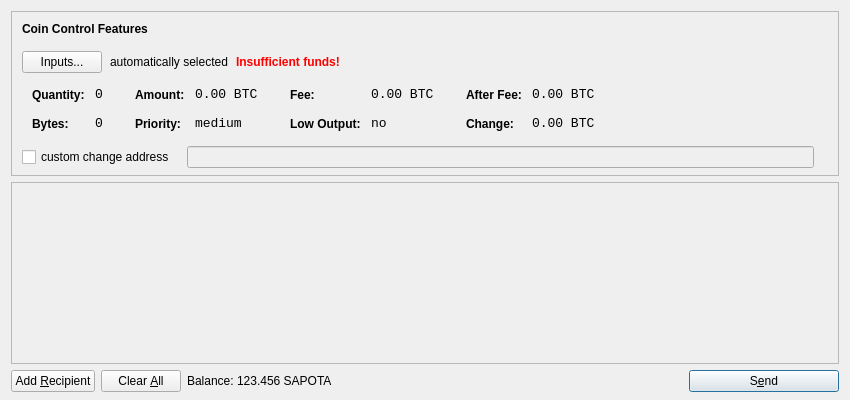
<?xml version="1.0" encoding="UTF-8"?>
<ui version="4.0">
 <class>SendCoinsDialog</class>
 <widget class="QDialog" name="SendCoinsDialog">
  <property name="geometry">
   <rect>
    <x>0</x>
    <y>0</y>
    <width>850</width>
    <height>400</height>
   </rect>
  </property>
  <property name="windowTitle">
   <string>Send Coins</string>
  </property>
  <layout class="QVBoxLayout" name="verticalLayout" stretch="0,1,0">
   <property name="bottomMargin">
    <number>8</number>
   </property>
   <item>
    <widget class="QFrame" name="frameCoinControl">
     <property name="sizePolicy">
      <sizepolicy hsizetype="Expanding" vsizetype="Expanding">
       <horstretch>0</horstretch>
       <verstretch>0</verstretch>
      </sizepolicy>
     </property>
     <property name="maximumSize">
      <size>
       <width>16777215</width>
       <height>16777215</height>
      </size>
     </property>
     <property name="frameShape">
      <enum>QFrame::StyledPanel</enum>
     </property>
     <property name="frameShadow">
      <enum>QFrame::Sunken</enum>
     </property>
     <layout class="QVBoxLayout" name="verticalLayoutCoinControl2">
      <property name="spacing">
       <number>-1</number>
      </property>
      <property name="leftMargin">
       <number>0</number>
      </property>
      <property name="topMargin">
       <number>0</number>
      </property>
      <property name="rightMargin">
       <number>0</number>
      </property>
      <property name="bottomMargin">
       <number>6</number>
      </property>
      <item>
       <layout class="QVBoxLayout" name="verticalLayoutCoinControl" stretch="0,0,0,0,1">
        <property name="spacing">
         <number>0</number>
        </property>
        <property name="leftMargin">
         <number>10</number>
        </property>
        <property name="topMargin">
         <number>10</number>
        </property>
        <item>
         <layout class="QHBoxLayout" name="horizontalLayoutCoinControl1">
          <property name="bottomMargin">
           <number>15</number>
          </property>
          <item>
           <widget class="QLabel" name="labelCoinControlFeatures">
            <property name="sizePolicy">
             <sizepolicy hsizetype="Preferred" vsizetype="Maximum">
              <horstretch>0</horstretch>
              <verstretch>0</verstretch>
             </sizepolicy>
            </property>
            <property name="font">
             <font>
              <weight>75</weight>
              <bold>true</bold>
             </font>
            </property>
            <property name="styleSheet">
             <string notr="true">font-weight:bold;</string>
            </property>
            <property name="text">
             <string>Coin Control Features</string>
            </property>
           </widget>
          </item>
         </layout>
        </item>
        <item>
         <layout class="QHBoxLayout" name="horizontalLayoutCoinControl2" stretch="0,0,0,0">
          <property name="spacing">
           <number>8</number>
          </property>
          <property name="bottomMargin">
           <number>10</number>
          </property>
          <item>
           <widget class="QPushButton" name="pushButtonCoinControl">
            <property name="styleSheet">
             <string notr="true"/>
            </property>
            <property name="text">
             <string>Inputs...</string>
            </property>
           </widget>
          </item>
          <item>
           <widget class="QLabel" name="labelCoinControlAutomaticallySelected">
            <property name="text">
             <string>automatically selected</string>
            </property>
            <property name="margin">
             <number>5</number>
            </property>
           </widget>
          </item>
          <item>
           <widget class="QLabel" name="labelCoinControlInsuffFunds">
            <property name="font">
             <font>
              <weight>75</weight>
              <bold>true</bold>
             </font>
            </property>
            <property name="styleSheet">
             <string notr="true">color:red;font-weight:bold;</string>
            </property>
            <property name="text">
             <string>Insufficient funds!</string>
            </property>
            <property name="margin">
             <number>5</number>
            </property>
           </widget>
          </item>
          <item>
           <spacer name="horizontalSpacerCoinControl">
            <property name="orientation">
             <enum>Qt::Horizontal</enum>
            </property>
            <property name="sizeHint" stdset="0">
             <size>
              <width>40</width>
              <height>1</height>
             </size>
            </property>
           </spacer>
          </item>
         </layout>
        </item>
        <item>
         <widget class="QWidget" name="widgetCoinControl" native="true">
          <property name="sizePolicy">
           <sizepolicy hsizetype="Preferred" vsizetype="Preferred">
            <horstretch>0</horstretch>
            <verstretch>0</verstretch>
           </sizepolicy>
          </property>
          <property name="minimumSize">
           <size>
            <width>0</width>
            <height>0</height>
           </size>
          </property>
          <property name="styleSheet">
           <string notr="true"/>
          </property>
          <layout class="QHBoxLayout" name="horizontalLayoutCoinControl5">
           <property name="margin">
            <number>0</number>
           </property>
           <item>
            <layout class="QHBoxLayout" name="horizontalLayoutCoinControl3" stretch="0,0,0,1">
             <property name="spacing">
              <number>20</number>
             </property>
             <property name="topMargin">
              <number>0</number>
             </property>
             <property name="bottomMargin">
              <number>10</number>
             </property>
             <item>
              <layout class="QFormLayout" name="formLayoutCoinControl1">
               <property name="horizontalSpacing">
                <number>10</number>
               </property>
               <property name="verticalSpacing">
                <number>14</number>
               </property>
               <property name="leftMargin">
                <number>10</number>
               </property>
               <property name="topMargin">
                <number>4</number>
               </property>
               <property name="rightMargin">
                <number>6</number>
               </property>
               <item row="0" column="0">
                <widget class="QLabel" name="labelCoinControlQuantityText">
                 <property name="styleSheet">
                  <string notr="true">font-weight:bold;</string>
                 </property>
                 <property name="text">
                  <string>Quantity:</string>
                 </property>
                 <property name="margin">
                  <number>0</number>
                 </property>
                </widget>
               </item>
               <item row="0" column="1">
                <widget class="QLabel" name="labelCoinControlQuantity">
                 <property name="font">
                  <font>
                   <family>Monospace</family>
                   <pointsize>10</pointsize>
                  </font>
                 </property>
                 <property name="cursor">
                  <cursorShape>IBeamCursor</cursorShape>
                 </property>
                 <property name="contextMenuPolicy">
                  <enum>Qt::ActionsContextMenu</enum>
                 </property>
                 <property name="text">
                  <string notr="true">0</string>
                 </property>
                 <property name="margin">
                  <number>0</number>
                 </property>
                 <property name="textInteractionFlags">
                  <set>Qt::LinksAccessibleByMouse|Qt::TextSelectableByKeyboard|Qt::TextSelectableByMouse</set>
                 </property>
                </widget>
               </item>
               <item row="1" column="0">
                <widget class="QLabel" name="labelCoinControlBytesText">
                 <property name="styleSheet">
                  <string notr="true">font-weight:bold;</string>
                 </property>
                 <property name="text">
                  <string>Bytes:</string>
                 </property>
                </widget>
               </item>
               <item row="1" column="1">
                <widget class="QLabel" name="labelCoinControlBytes">
                 <property name="font">
                  <font>
                   <family>Monospace</family>
                   <pointsize>10</pointsize>
                  </font>
                 </property>
                 <property name="cursor">
                  <cursorShape>IBeamCursor</cursorShape>
                 </property>
                 <property name="contextMenuPolicy">
                  <enum>Qt::ActionsContextMenu</enum>
                 </property>
                 <property name="text">
                  <string notr="true">0</string>
                 </property>
                 <property name="textInteractionFlags">
                  <set>Qt::LinksAccessibleByMouse|Qt::TextSelectableByKeyboard|Qt::TextSelectableByMouse</set>
                 </property>
                </widget>
               </item>
              </layout>
             </item>
             <item>
              <layout class="QFormLayout" name="formLayoutCoinControl2">
               <property name="horizontalSpacing">
                <number>10</number>
               </property>
               <property name="verticalSpacing">
                <number>14</number>
               </property>
               <property name="leftMargin">
                <number>6</number>
               </property>
               <property name="topMargin">
                <number>4</number>
               </property>
               <property name="rightMargin">
                <number>6</number>
               </property>
               <item row="0" column="0">
                <widget class="QLabel" name="labelCoinControlAmountText">
                 <property name="styleSheet">
                  <string notr="true">font-weight:bold;</string>
                 </property>
                 <property name="text">
                  <string>Amount:</string>
                 </property>
                 <property name="margin">
                  <number>0</number>
                 </property>
                </widget>
               </item>
               <item row="0" column="1">
                <widget class="QLabel" name="labelCoinControlAmount">
                 <property name="font">
                  <font>
                   <family>Monospace</family>
                   <pointsize>10</pointsize>
                  </font>
                 </property>
                 <property name="cursor">
                  <cursorShape>IBeamCursor</cursorShape>
                 </property>
                 <property name="contextMenuPolicy">
                  <enum>Qt::ActionsContextMenu</enum>
                 </property>
                 <property name="text">
                  <string notr="true">0.00 BTC</string>
                 </property>
                 <property name="textInteractionFlags">
                  <set>Qt::LinksAccessibleByMouse|Qt::TextSelectableByKeyboard|Qt::TextSelectableByMouse</set>
                 </property>
                </widget>
               </item>
               <item row="1" column="0">
                <widget class="QLabel" name="labelCoinControlPriorityText">
                 <property name="styleSheet">
                  <string notr="true">font-weight:bold;</string>
                 </property>
                 <property name="text">
                  <string>Priority:</string>
                 </property>
                </widget>
               </item>
               <item row="1" column="1">
                <widget class="QLabel" name="labelCoinControlPriority">
                 <property name="font">
                  <font>
                   <family>Monospace</family>
                   <pointsize>10</pointsize>
                  </font>
                 </property>
                 <property name="cursor">
                  <cursorShape>IBeamCursor</cursorShape>
                 </property>
                 <property name="contextMenuPolicy">
                  <enum>Qt::ActionsContextMenu</enum>
                 </property>
                 <property name="text">
                  <string>medium</string>
                 </property>
                 <property name="textInteractionFlags">
                  <set>Qt::LinksAccessibleByMouse|Qt::TextSelectableByKeyboard|Qt::TextSelectableByMouse</set>
                 </property>
                </widget>
               </item>
              </layout>
             </item>
             <item>
              <layout class="QFormLayout" name="formLayoutCoinControl3">
               <property name="horizontalSpacing">
                <number>10</number>
               </property>
               <property name="verticalSpacing">
                <number>14</number>
               </property>
               <property name="leftMargin">
                <number>6</number>
               </property>
               <property name="topMargin">
                <number>4</number>
               </property>
               <property name="rightMargin">
                <number>6</number>
               </property>
               <item row="0" column="0">
                <widget class="QLabel" name="labelCoinControlFeeText">
                 <property name="styleSheet">
                  <string notr="true">font-weight:bold;</string>
                 </property>
                 <property name="text">
                  <string>Fee:</string>
                 </property>
                 <property name="margin">
                  <number>0</number>
                 </property>
                </widget>
               </item>
               <item row="0" column="1">
                <widget class="QLabel" name="labelCoinControlFee">
                 <property name="font">
                  <font>
                   <family>Monospace</family>
                   <pointsize>10</pointsize>
                  </font>
                 </property>
                 <property name="cursor">
                  <cursorShape>IBeamCursor</cursorShape>
                 </property>
                 <property name="contextMenuPolicy">
                  <enum>Qt::ActionsContextMenu</enum>
                 </property>
                 <property name="text">
                  <string notr="true">0.00 BTC</string>
                 </property>
                 <property name="textInteractionFlags">
                  <set>Qt::LinksAccessibleByMouse|Qt::TextSelectableByKeyboard|Qt::TextSelectableByMouse</set>
                 </property>
                </widget>
               </item>
               <item row="1" column="0">
                <widget class="QLabel" name="labelCoinControlLowOutputText">
                 <property name="styleSheet">
                  <string notr="true">font-weight:bold;</string>
                 </property>
                 <property name="text">
                  <string>Low Output:</string>
                 </property>
                </widget>
               </item>
               <item row="1" column="1">
                <widget class="QLabel" name="labelCoinControlLowOutput">
                 <property name="font">
                  <font>
                   <family>Monospace</family>
                   <pointsize>10</pointsize>
                  </font>
                 </property>
                 <property name="cursor">
                  <cursorShape>IBeamCursor</cursorShape>
                 </property>
                 <property name="contextMenuPolicy">
                  <enum>Qt::ActionsContextMenu</enum>
                 </property>
                 <property name="text">
                  <string>no</string>
                 </property>
                 <property name="textInteractionFlags">
                  <set>Qt::LinksAccessibleByMouse|Qt::TextSelectableByKeyboard|Qt::TextSelectableByMouse</set>
                 </property>
                </widget>
               </item>
              </layout>
             </item>
             <item>
              <layout class="QFormLayout" name="formLayoutCoinControl4">
               <property name="horizontalSpacing">
                <number>10</number>
               </property>
               <property name="verticalSpacing">
                <number>14</number>
               </property>
               <property name="leftMargin">
                <number>6</number>
               </property>
               <property name="topMargin">
                <number>4</number>
               </property>
               <property name="rightMargin">
                <number>6</number>
               </property>
               <item row="0" column="0">
                <widget class="QLabel" name="labelCoinControlAfterFeeText">
                 <property name="styleSheet">
                  <string notr="true">font-weight:bold;</string>
                 </property>
                 <property name="text">
                  <string>After Fee:</string>
                 </property>
                 <property name="margin">
                  <number>0</number>
                 </property>
                </widget>
               </item>
               <item row="0" column="1">
                <widget class="QLabel" name="labelCoinControlAfterFee">
                 <property name="font">
                  <font>
                   <family>Monospace</family>
                   <pointsize>10</pointsize>
                  </font>
                 </property>
                 <property name="cursor">
                  <cursorShape>IBeamCursor</cursorShape>
                 </property>
                 <property name="contextMenuPolicy">
                  <enum>Qt::ActionsContextMenu</enum>
                 </property>
                 <property name="text">
                  <string notr="true">0.00 BTC</string>
                 </property>
                 <property name="textInteractionFlags">
                  <set>Qt::LinksAccessibleByMouse|Qt::TextSelectableByKeyboard|Qt::TextSelectableByMouse</set>
                 </property>
                </widget>
               </item>
               <item row="1" column="0">
                <widget class="QLabel" name="labelCoinControlChangeText">
                 <property name="styleSheet">
                  <string notr="true">font-weight:bold;</string>
                 </property>
                 <property name="text">
                  <string>Change:</string>
                 </property>
                </widget>
               </item>
               <item row="1" column="1">
                <widget class="QLabel" name="labelCoinControlChange">
                 <property name="font">
                  <font>
                   <family>Monospace</family>
                   <pointsize>10</pointsize>
                  </font>
                 </property>
                 <property name="cursor">
                  <cursorShape>IBeamCursor</cursorShape>
                 </property>
                 <property name="contextMenuPolicy">
                  <enum>Qt::ActionsContextMenu</enum>
                 </property>
                 <property name="text">
                  <string notr="true">0.00 BTC</string>
                 </property>
                 <property name="textInteractionFlags">
                  <set>Qt::LinksAccessibleByMouse|Qt::TextSelectableByKeyboard|Qt::TextSelectableByMouse</set>
                 </property>
                </widget>
               </item>
              </layout>
             </item>
            </layout>
           </item>
          </layout>
         </widget>
        </item>
        <item>
         <layout class="QHBoxLayout" name="horizontalLayoutCoinControl4" stretch="0,0,0">
          <property name="spacing">
           <number>12</number>
          </property>
          <property name="sizeConstraint">
           <enum>QLayout::SetDefaultConstraint</enum>
          </property>
          <property name="topMargin">
           <number>5</number>
          </property>
          <property name="rightMargin">
           <number>5</number>
          </property>
          <item>
           <widget class="QCheckBox" name="checkBoxCoinControlChange">
            <property name="text">
             <string>custom change address</string>
            </property>
           </widget>
          </item>
          <item>
           <widget class="QLineEdit" name="lineEditCoinControlChange">
            <property name="enabled">
             <bool>false</bool>
            </property>
            <property name="sizePolicy">
             <sizepolicy hsizetype="Expanding" vsizetype="Fixed">
              <horstretch>0</horstretch>
              <verstretch>0</verstretch>
             </sizepolicy>
            </property>
           </widget>
          </item>
          <item>
           <widget class="QLabel" name="labelCoinControlChangeLabel">
            <property name="sizePolicy">
             <sizepolicy hsizetype="Preferred" vsizetype="Expanding">
              <horstretch>0</horstretch>
              <verstretch>0</verstretch>
             </sizepolicy>
            </property>
            <property name="minimumSize">
             <size>
              <width>0</width>
              <height>0</height>
             </size>
            </property>
            <property name="text">
             <string/>
            </property>
            <property name="margin">
             <number>3</number>
            </property>
           </widget>
          </item>
         </layout>
        </item>
        <item>
         <spacer name="verticalSpacerCoinControl">
          <property name="orientation">
           <enum>Qt::Vertical</enum>
          </property>
          <property name="sizeHint" stdset="0">
           <size>
            <width>800</width>
            <height>1</height>
           </size>
          </property>
         </spacer>
        </item>
       </layout>
      </item>
     </layout>
    </widget>
   </item>
   <item>
    <widget class="QScrollArea" name="scrollArea">
     <property name="widgetResizable">
      <bool>true</bool>
     </property>
     <widget class="QWidget" name="scrollAreaWidgetContents">
      <property name="geometry">
       <rect>
        <x>0</x>
        <y>0</y>
        <width>830</width>
        <height>165</height>
       </rect>
      </property>
      <layout class="QVBoxLayout" name="verticalLayout_2">
       <property name="margin">
        <number>0</number>
       </property>
       <item>
        <layout class="QVBoxLayout" name="entries">
         <property name="spacing">
          <number>6</number>
         </property>
        </layout>
       </item>
       <item>
        <spacer name="verticalSpacer">
         <property name="orientation">
          <enum>Qt::Vertical</enum>
         </property>
         <property name="sizeHint" stdset="0">
          <size>
           <width>20</width>
           <height>40</height>
          </size>
         </property>
        </spacer>
       </item>
      </layout>
     </widget>
    </widget>
   </item>
   <item>
    <layout class="QHBoxLayout" name="horizontalLayout">
     <item>
      <widget class="QPushButton" name="addButton">
       <property name="toolTip">
        <string>Send to multiple recipients at once</string>
       </property>
       <property name="text">
        <string>Add &amp;Recipient</string>
       </property>
       <property name="icon">
        <iconset resource="../bitcoin.qrc">
         <normaloff>:/icons/add</normaloff>:/icons/add</iconset>
       </property>
       <property name="autoDefault">
        <bool>false</bool>
       </property>
      </widget>
     </item>
     <item>
      <widget class="QPushButton" name="clearButton">
       <property name="sizePolicy">
        <sizepolicy hsizetype="Minimum" vsizetype="Fixed">
         <horstretch>0</horstretch>
         <verstretch>0</verstretch>
        </sizepolicy>
       </property>
       <property name="toolTip">
        <string>Remove all transaction fields</string>
       </property>
       <property name="text">
        <string>Clear &amp;All</string>
       </property>
       <property name="icon">
        <iconset resource="../bitcoin.qrc">
         <normaloff>:/icons/remove</normaloff>:/icons/remove</iconset>
       </property>
       <property name="autoRepeatDelay">
        <number>300</number>
       </property>
       <property name="autoDefault">
        <bool>false</bool>
       </property>
      </widget>
     </item>
     <item>
      <layout class="QHBoxLayout" name="horizontalLayout_2">
       <property name="spacing">
        <number>3</number>
       </property>
       <item>
        <widget class="QLabel" name="label">
         <property name="text">
          <string>Balance:</string>
         </property>
        </widget>
       </item>
       <item>
        <widget class="QLabel" name="labelBalance">
         <property name="cursor">
          <cursorShape>IBeamCursor</cursorShape>
         </property>
         <property name="text">
          <string>123.456 SAPOTA</string>
         </property>
         <property name="textInteractionFlags">
          <set>Qt::LinksAccessibleByMouse|Qt::TextSelectableByKeyboard|Qt::TextSelectableByMouse</set>
         </property>
        </widget>
       </item>
      </layout>
     </item>
     <item>
      <spacer name="horizontalSpacer">
       <property name="orientation">
        <enum>Qt::Horizontal</enum>
       </property>
       <property name="sizeHint" stdset="0">
        <size>
         <width>40</width>
         <height>20</height>
        </size>
       </property>
      </spacer>
     </item>
     <item>
      <widget class="QPushButton" name="sendButton">
       <property name="minimumSize">
        <size>
         <width>150</width>
         <height>0</height>
        </size>
       </property>
       <property name="toolTip">
        <string>Confirm the send action</string>
       </property>
       <property name="text">
        <string>S&amp;end</string>
       </property>
       <property name="icon">
        <iconset resource="../bitcoin.qrc">
         <normaloff>:/icons/send</normaloff>:/icons/send</iconset>
       </property>
       <property name="default">
        <bool>true</bool>
       </property>
      </widget>
     </item>
    </layout>
   </item>
  </layout>
 </widget>
 <resources>
  <include location="../bitcoin.qrc"/>
 </resources>
 <connections/>
</ui>
